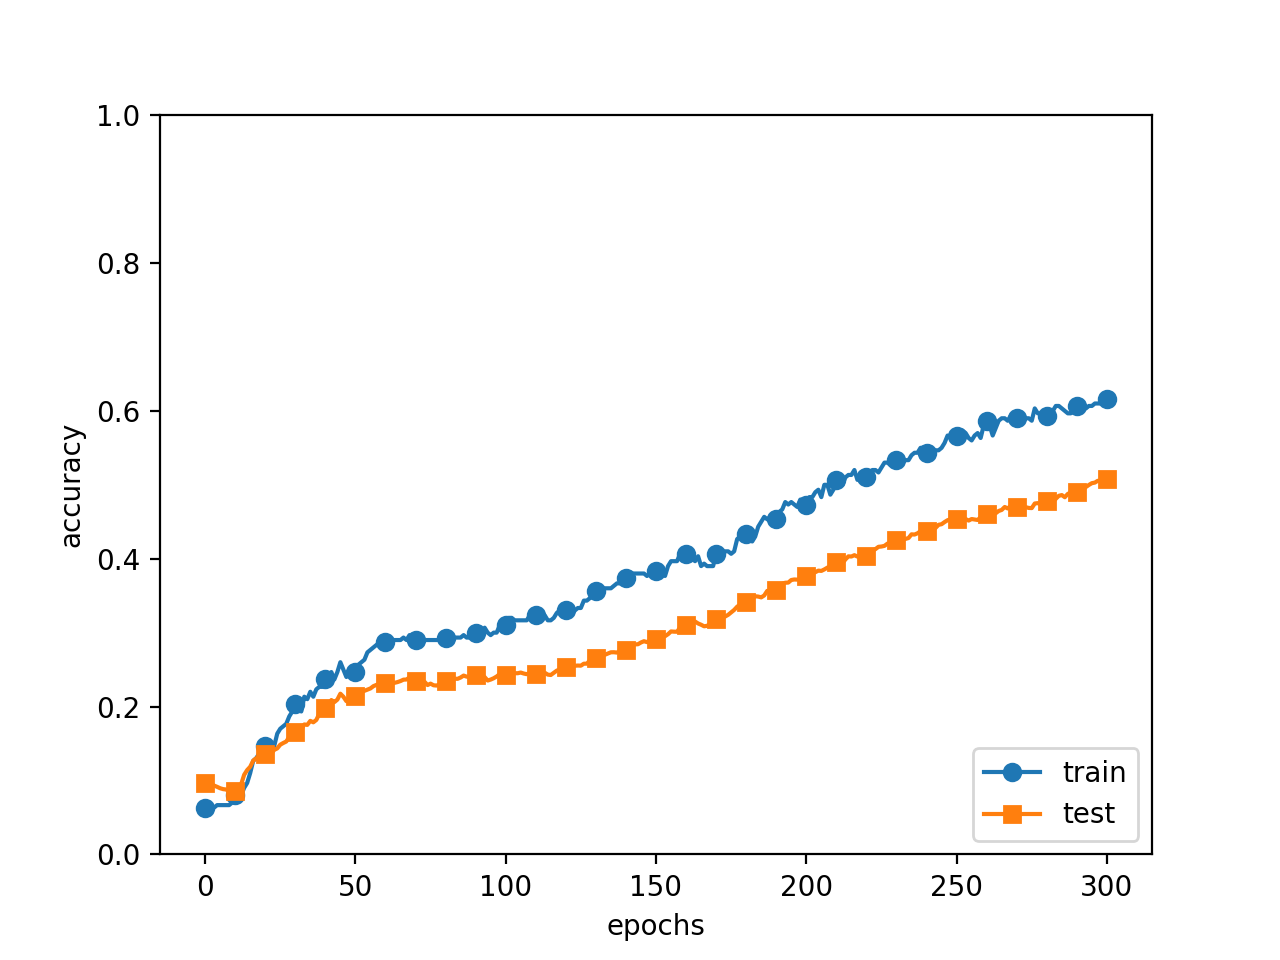

The script that drew this image:
import os
import sys

sys.path.append(os.pardir)  # 親ディレクトリのファイルをインポートするための設定
import numpy as np
import matplotlib.pyplot as plt
from dataset.mnist import load_mnist
from common.multi_layer_net_extend import MultiLayerNetExtend
from common.trainer import Trainer

(x_train, t_train), (x_test, t_test) = load_mnist(normalize=True)

# 過学習を再現するために、学習データを削減
x_train = x_train[:300]
t_train = t_train[:300]

# Dropuoutの有無、割り合いの設定 ========================
use_dropout = True  # Dropoutなしのときの場合はFalseに
dropout_ratio = 0.2
# ====================================================

network = MultiLayerNetExtend(
    input_size=784,
    hidden_size_list=[100, 100, 100, 100, 100, 100],
    output_size=10,
    use_dropout=use_dropout,
    dropout_ration=dropout_ratio,
)
trainer = Trainer(
    network,
    x_train,
    t_train,
    x_test,
    t_test,
    epochs=301,
    mini_batch_size=100,
    optimizer="sgd",
    optimizer_param={"lr": 0.01},
    verbose=True,
)
trainer.train()

train_acc_list, test_acc_list = trainer.train_acc_list, trainer.test_acc_list

# グラフの描画==========
markers = {"train": "o", "test": "s"}
x = np.arange(len(train_acc_list))
plt.plot(x, train_acc_list, marker="o", label="train", markevery=10)
plt.plot(x, test_acc_list, marker="s", label="test", markevery=10)
plt.xlabel("epochs")
plt.ylabel("accuracy")
plt.ylim(0, 1.0)
plt.legend(loc="lower right")
plt.show()
